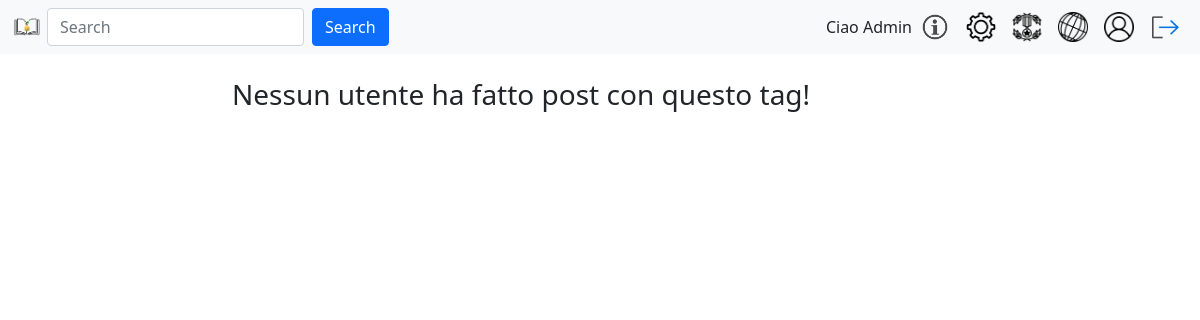
The app's page /searchingTag.php?tag=leggero (signed in), older data.
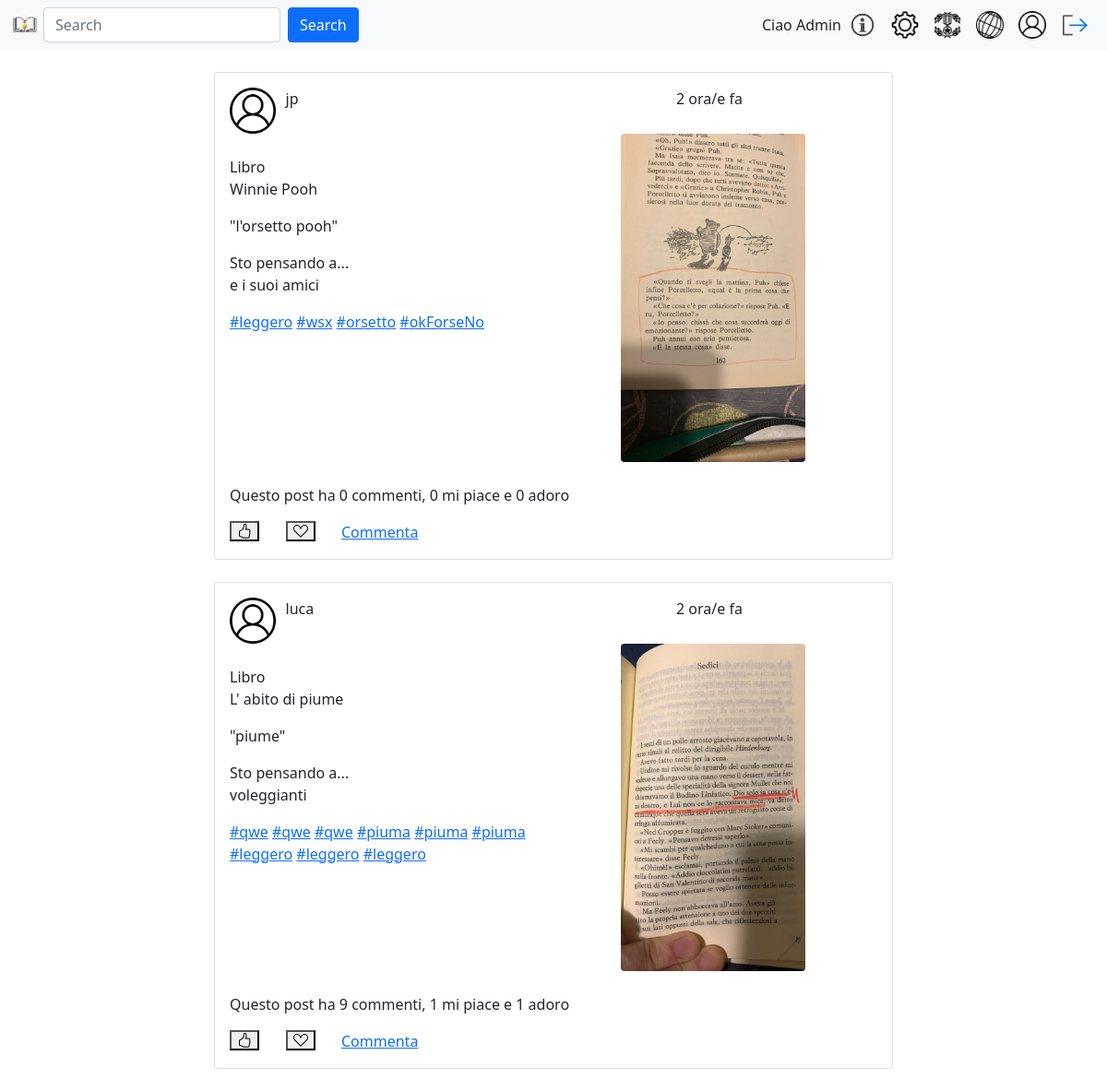
The same page, newer data.
### tables this page shows
CREATE TABLE `post` (
  `utenteId` int(8) NOT NULL,
  `dataOra` datetime NOT NULL,
  `citazioneTestuale` varchar(255) DEFAULT NULL,
  `fotoCitazione` varchar(127) DEFAULT NULL,
  `riflessione` varchar(2047) NOT NULL,
  `counterMiPiace` decimal(6,0) NOT NULL,
  `counterAdoro` decimal(6,0) NOT NULL,
  `libroId` int(8) NOT NULL,
  PRIMARY KEY (`utenteId`,`dataOra`),
  UNIQUE KEY `ID_POST_IND` (`utenteId`,`dataOra`),
  KEY `REF_POST_LIBRO_IND` (`libroId`)
);

CREATE TABLE `utente` (
  `id` int(8) NOT NULL AUTO_INCREMENT,
  `username` varchar(80) NOT NULL,
  `email` varchar(80) NOT NULL,
  `pwd` varchar(120) NOT NULL,
  `immagineProfilo` varchar(255) DEFAULT NULL,
  `isAdmin` int(1) NOT NULL DEFAULT 0,
  `descrizione` varchar(150) DEFAULT NULL,
  `stato` int(1) NOT NULL DEFAULT 0,
  PRIMARY KEY (`id`)
);

CREATE TABLE `libro` (
  `id` int(8) NOT NULL AUTO_INCREMENT,
  `titolo` varchar(255) NOT NULL,
  PRIMARY KEY (`id`),
  UNIQUE KEY `ID_LIBRO_IND` (`id`)
);

### include/post.php (called while the page is built, shortened)
<?php
class Post {
    private $conn;
    public function __construct($conn) {
        $this->conn = $conn;
    }
    public function getSpecificPost($user_id, $time_post) {
      $query = "SELECT
                  u.immagineProfilo, u.username, p.utenteId, p.dataOra, p.citazioneTestuale, p.fotoCitazione, p.riflessione, p.counterMiPiace, p.counterAdoro, l.titolo,
                  GROUP_CONCAT(t.testo) AS elencoTag,
                  COUNT(c.utenteIdPost) AS numeroCommenti
                FROM
                  post p
                  INNER JOIN utente u ON p.utenteId = u.id
                  INNER JOIN libro l ON p.libroId = l.id
                  LEFT JOIN tagperpost tp ON p.utenteId = tp.utenteIdPost AND p.dataOra = tp.dataOraPost
                  LEFT JOIN tags t ON tp.tagId = t.id
                  LEFT JOIN commenti c ON p.utenteId = c.utenteIdPost AND p.dataOra = c.dataOraPost
                WHERE
                  p.utenteId = ? AND p.dataOra = ?
                GROUP BY
                  p.utenteId, p.dataOra
                ORDER BY
                  p.dataOra DESC";
    $stmt = $this->conn->prepare($query);
    $stmt->bind_param("is", $user_id, $time_post);
    return $this->executeAndGetPosts($stmt);
}
    private function executeAndGetPosts($stmt) {
        if (!$stmt->execute()) {
            return array();
        }
        $result = $stmt->get_result();
        $posts = $result->fetch_all(MYSQLI_ASSOC);
        return $posts;
    }
}
function time_elapsed_string($datetime, $full = false) {
    $now = new DateTime;
    $ago = new DateTime($datetime);
    $diff = $now->diff($ago);
    $diff->w = floor($diff->d / 7);
    $diff->d -= $diff->w * 7;
    $string = array(
        'y' => 'anno/i',
        'm' => 'mese/i',
        'w' => 'settimana/e',
        'd' => 'giorno/i',
        'h' => 'ora/e',
        'i' => 'minuto/i',
        's' => 'secondo/i',
    );
    foreach ($string as $k => &$v) {
        if ($diff->$k) {
            $v = $diff->$k . ' ' . $v;
        } else {
            unset($string[$k]);
        }
    }
    if (!$full) {
        $string = array_slice($string, 0, 1);
    }
    return count($string) > 0 ? implode(', ', $string) . ' fa' : 'ora';
}
function getPostImage($username, $imageName) {
    $imagePath = "images/post/posted/" . $username . "/" . $imageName;
    return is_file($imagePath) ? $imagePath : null;
}
?>

### include/model/selectors.php (called while the page is built, shortened)
<?php
function getIdTagByString($stringTag){
    global $conn;
    $sql = "SELECT id from tags where testo = ?;";
    $stmt = $conn->prepare($sql);
    $stmt->bind_param("s", $stringTag);
    $stmt->execute();
    $result = $stmt->get_result();
    if ($result->num_rows > 0) {
        return $result->fetch_assoc()["id"];
    } else {
        return -1;
    }
}
function getPostByTag($tag) {
    global $conn;
    $sql = "SELECT utenteIdPost, dataOraPost FROM tagperpost WHERE tagId = ? ORDER BY dataOraPost DESC;";
    $stmt = $conn->prepare($sql);
    $stmt->bind_param("i", $tag);
    $stmt->execute();
    $result = $stmt->get_result();
    if ($result->num_rows > 0) {
        return $result->fetch_all(MYSQLI_ASSOC);
    } else {
        return -1;
    }
}
?>

### include/login.model.php (called while the page is built, shortened)
<?php
require_once 'config.php';
function getDbImageName(string $username){
    global $conn;
    $sql = "SELECT immagineProfilo FROM utente WHERE username = ?";
    $stmt = $conn->prepare($sql);
    $stmt->bind_param("s", $username);
    $stmt->execute();
    $result = $stmt->get_result();
    return $result->fetch_assoc()['immagineProfilo'];
}
?>

### include/login.controller.php (called while the page is built, shortened)
<?php
function getUserImage(string $username){
    $defaultProfileImage = "images/users/default.png";
    $image = "images/users/" . getDbImageName($username);
    return $defaultProfileImage;
}
?>

### include/view/postPage.php (the view, shortened to what the rows shown need)
<?php
require_once("include/config.php");
function checkIfAlreadyLoved($userId, $dataOra) {
    global $conn;
    $utenteAttuale = $_SESSION['id'];
    $sql = "SELECT * FROM notifica WHERE tipo = 'V' AND utenteId = ? AND utenteIdPost = ? AND dataOraPost = ?;";
    $stmt = $conn->prepare($sql);
    $stmt->bind_param("iis",$userId, $utenteAttuale, $dataOra);
    $stmt->execute();
    $result = $stmt->get_result();
    if ($result->num_rows > 0) {
        return true;
    } else {
        return false;
    }
}
function checkIfAlreadyLiked($userId, $dataOra) {
    global $conn;
    $utenteAttuale = $_SESSION['id'];
    $sql = "SELECT * FROM notifica WHERE tipo = 'K' AND utenteId = ? AND utenteIdPost = ? AND dataOraPost = ?;";
    $stmt = $conn->prepare($sql);
    $stmt->bind_param("iis",$userId, $utenteAttuale, $dataOra);
    $stmt->execute();
    $result = $stmt->get_result();
    if ($result->num_rows > 0) {
        return true;
    } else {
        return false;
    }
}
?>
<section id="userPosts">
        <div class="col-md-12">
                <?php
                  if (empty($posts)) {
                      echo '<p>Nessun post disponibile in questa sezione.</p>';
                  } else {
                      foreach ($posts as $post):
                ?>
                <article>
                    <div class="card">
                        <div class="card-body">
                            <div class="row">
                              <div class="col-md-1 col-3 text-right post">
                                  <a href="profilePage.php?id=<?= $post['utenteId']; ?>">
                                      <img class="post-img" src="<?= getUserImage($post['username']); ?>" alt="Immagine profilo" />
                                  </a>
                              </div>
                                <div class="col-md-7 col-4 text-left">
                                    <p><?= $post['username']; ?></p>
                                </div>
                                <div class="col-md-3 col-5">
                                    <p><?= time_elapsed_string($post['dataOra']); ?></p>
                                </div>
                            </div>
                            <div class="row">
                                <div class="col-md-7">
                                  <br/>
                                    <div class="row">
                                        <p>Libro <br/> <?= $post['titolo']; ?></p>
                                    </div>
                                    <?php if (!empty($post['citazioneTestuale'])): ?>
                                        <div class="row">
                                            <p>"<?= $post['citazioneTestuale']; ?>"</p>
                                        </div>
                                    <?php endif; ?>
                                    <div class="row">
                                        <p>Sto pensando a... <br/> <?= $post['riflessione']; ?></p>
                                    </div>
                                    <div class="row">
                                      <?php if (!empty($post['elencoTag'])): ?>
                                        <div class="row">
                                            <p>
                                                <?php
                                                $tags = explode(',', $post['elencoTag']);
                                                foreach ($tags as $tag) {
                                                  $tagUrl = 'searchingTag.php?tag=' . urlencode($tag);
                                                  echo '<a href="' . $tagUrl . '">#' . $tag . '</a> ';
                                                }
                                                ?>
                                            </p>
                                        </div>
                                    <?php endif; ?>
                                    </div>
                                </div>
                                <?php
                                $postImage = getPostImage($post['username'], $post['fotoCitazione']);
                                if (!empty($postImage)):
                                ?>
                                    <div class="col-md-5 fotoCit">
                                        <img src="<?= $postImage; ?>" class="rounded float-left" alt="Foto citazione">
                                    </div>
                                <?php endif; ?>
                            </div>
                            <br/>
                            <div class="row">
                              <p>Questo post ha <?= $post['numeroCommenti']; ?> commenti, <span class="like-count"><?= $post['counterMiPiace']; ?></span> mi piace e <span class="love-count"><?= $post['counterAdoro']; ?></span> adoro</p>
                            </div>
                            <div class="row">
                              <?php
                                $isLikeCheck = checkIfAlreadyLiked($post['utenteId'], $post['dataOra']);
                                $okLE = $isLikeCheck ? "0" : "1";
                              ?>
                              <div class="col-md-1 col-2">
                                <button class="like-button bi-hand-thumbs-up likeButton" data-utenteID="<?= $post['utenteId']; ?>" data-dataOra="<?= $post['dataOra']; ?>">
                                    <svg xmlns="http://www.w3.org/2000/svg" width="16" height="16" fill="currentColor" class="bi bi-hand-thumbs-up emptyThumb" data-mustShow="<?= $okLE ?>" viewBox="0 0 16 16">
                                        <path d="M8.864.046C7.908-.193 7.02.53 6.956 1.466c-.072 1.051-.23 2.016-.428 2.59-.125.36-.479 1.013-1.04 1.639-.557.623-1.282 1.178-2.131 1.41C2.685 7.288 2 7.87 2 8.72v4.001c0 .845.682 1.464 1.448 1.545 1.07.114 1.564.415 2.068.723l.048.03c.272.165.578.348.97.484.397.136.861.217 1.466.217h3.5c.937 0 1.599-.477 1.934-1.064a1.86 1.86 0 0 0 .254-.912c0-.152-.023-.312-.077-.464.201-.263.38-.578.488-.901.11-.33.172-.762.004-1.149.069-.13.12-.269.159-.403.077-.27.113-.568.113-.857 0-.288-.036-.585-.113-.856a2 2 0 0 0-.138-.362 1.9 1.9 0 0 0 .234-1.734c-.206-.592-.682-1.1-1.2-1.272-.847-.282-1.803-.276-2.516-.211a10 10 0 0 0-.443.05 9.4 9.4 0 0 0-.062-4.509A1.38 1.38 0 0 0 9.125.111zM11.5 14.721H8c-.51 0-.863-.069-1.14-.164-.281-.097-.506-.228-.776-.393l-.04-.024c-.555-.339-1.198-.731-2.49-.868-.333-.036-.554-.29-.554-.55V8.72c0-.254.226-.543.62-.65 1.095-.3 1.977-.996 2.614-1.708.635-.71 1.064-1.475 1.238-1.978.243-.7.407-1.768.482-2.85.025-.362.36-.594.667-.518l.262.066c.16.04.258.143.288.255a8.34 8.34 0 0 1-.145 4.725.5.5 0 0 0 .595.644l.003-.001.014-.003.058-.014a9 9 0 0 1 1.036-.157c.663-.06 1.457-.054 2.11.164.175.058.45.3.57.65.107.308.087.67-.266 1.022l-.353.353.353.354c.043.043.105.141.154.315.048.167.075.37.075.581 0 .212-.027.414-.075.582-.05.174-.111.272-.154.315l-.353.353.353.354c.047.047.109.177.005.488a2.2 2.2 0 0 1-.505.805l-.353.353.353.354c.006.005.041.05.041.17a.9.9 0 0 1-.121.416c-.165.288-.503.56-1.066.56z"/>
                                    </svg>
                                </button>
                            </div>
                            <?php
                              $isCheck = checkIfAlreadyLoved($post['utenteId'], $post['dataOra']);
                              $okE = $isCheck ? "0" : "1";
                            ?>
                            <div class="col-md-1 col-5">
                              <button class="love-button bi-suit-heart loveButton" data-utenteID="<?= $post['utenteId']; ?>" data-dataOra="<?= $post['dataOra']; ?>">
                                  <svg xmlns="http://www.w3.org/2000/svg" width="16" height="16" fill="currentColor" class="bi bi-suit-heart emptyHeart" data-mustShow="<?= $okE ?>" viewBox="0 0 16 16">
                                    <path d="m8 6.236-.894-1.789c-.222-.443-.607-1.08-1.152-1.595C5.418 2.345 4.776 2 4 2 2.324 2 1 3.326 1 4.92c0 1.211.554 2.066 1.868 3.37.337.334.721.695 1.146 1.093C5.122 10.423 6.5 11.717 8 13.447c1.5-1.73 2.878-3.024 3.986-4.064.425-.398.81-.76 1.146-1.093C14.446 6.986 15 6.131 15 4.92 15 3.326 13.676 2 12 2c-.777 0-1.418.345-1.954.852-.545.515-.93 1.152-1.152 1.595zm.392 8.292a.513.513 0 0 1-.784 0c-1.601-1.902-3.05-3.262-4.243-4.381C1.3 8.208 0 6.989 0 4.92 0 2.755 1.79 1 4 1c1.6 0 2.719 1.05 3.404 2.008.26.365.458.716.596.992a7.6 7.6 0 0 1 .596-.992C9.281 2.049 10.4 1 12 1c2.21 0 4 1.755 4 3.92 0 2.069-1.3 3.288-3.365 5.227-1.193 1.12-2.642 2.48-4.243 4.38z"/>
                                  </svg>
                              </button>
                          </div>
                          <div class="col-md-4 col-5">
                              <a href="comments.php?userIdPost=<?= $post['utenteId']; ?>&timePost=<?=  $b = str_replace(" ","+",$post['dataOra']); ?>">Commenta</a>
                          </div>
                      </div>
                        </div>
                    </div>
                </article>
                <br/>
            <?php endforeach; }
            ?>
        </div>
</section>

Row changes from the older to the newer data that the page shows:
added post: utenteId.username "jp", dataOra "2 ora/e fa", libroId.titolo "Winnie Pooh", citazioneTestuale "l'orsetto pooh", riflessione "e i suoi amici", tag "leggero", tag "wsx", tag "orsetto", tag "okForseNo", utenteId+fotoCitazione (picture), numeroCommenti "0", counterMiPiace "0", counterAdoro "0", $okLE 1 (drawn), $okE 1 (drawn)
added post: utenteId.username "luca", dataOra "2 ora/e fa", libroId.titolo "L' abito di piume", citazioneTestuale "piume", riflessione "voleggianti", tag "qwe", tag "piuma", tag "leggero", utenteId+fotoCitazione (picture), numeroCommenti "9", counterMiPiace "1", counterAdoro "1"
Text that changed along with them:
text no longer shown: "Nessun utente ha fatto post con questo tag!"
